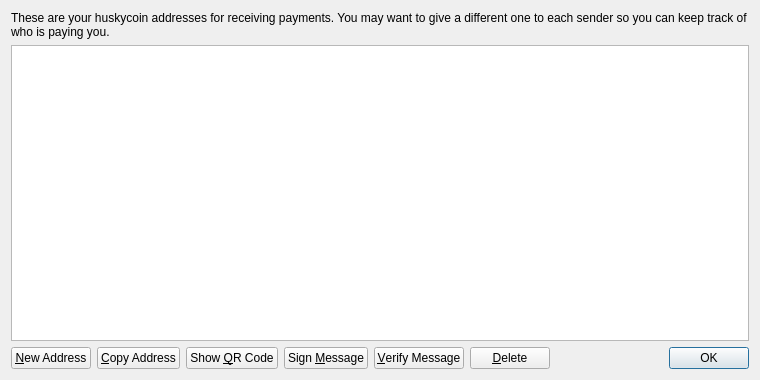
<?xml version="1.0" encoding="UTF-8"?>
<ui version="4.0">
 <class>AddressBookPage</class>
 <widget class="QWidget" name="AddressBookPage">
  <property name="geometry">
   <rect>
    <x>0</x>
    <y>0</y>
    <width>760</width>
    <height>380</height>
   </rect>
  </property>
  <property name="windowTitle">
   <string>Address Book</string>
  </property>
  <layout class="QVBoxLayout" name="verticalLayout">
   <item>
    <widget class="QLabel" name="labelExplanation">
     <property name="text">
      <string>These are your huskycoin addresses for receiving payments. You may want to give a different one to each sender so you can keep track of who is paying you.</string>
     </property>
     <property name="textFormat">
      <enum>Qt::PlainText</enum>
     </property>
     <property name="wordWrap">
      <bool>true</bool>
     </property>
    </widget>
   </item>
   <item>
    <widget class="QTableView" name="tableView">
     <property name="contextMenuPolicy">
      <enum>Qt::CustomContextMenu</enum>
     </property>
     <property name="toolTip">
      <string>Double-click to edit address or label</string>
     </property>
     <property name="tabKeyNavigation">
      <bool>false</bool>
     </property>
     <property name="alternatingRowColors">
      <bool>true</bool>
     </property>
     <property name="selectionMode">
      <enum>QAbstractItemView::SingleSelection</enum>
     </property>
     <property name="selectionBehavior">
      <enum>QAbstractItemView::SelectRows</enum>
     </property>
     <property name="sortingEnabled">
      <bool>true</bool>
     </property>
     <attribute name="verticalHeaderVisible">
      <bool>false</bool>
     </attribute>
    </widget>
   </item>
   <item>
    <layout class="QHBoxLayout" name="horizontalLayout">
     <item>
      <widget class="QPushButton" name="newAddressButton">
       <property name="toolTip">
        <string>Create a new address</string>
       </property>
       <property name="text">
        <string>&amp;New Address</string>
       </property>
       <property name="icon">
        <iconset resource="../bitcoin.qrc">
         <normaloff>:/icons/add</normaloff>:/icons/add</iconset>
       </property>
      </widget>
     </item>
     <item>
      <widget class="QPushButton" name="copyToClipboard">
       <property name="toolTip">
        <string>Copy the currently selected address to the system clipboard</string>
       </property>
       <property name="text">
        <string>&amp;Copy Address</string>
       </property>
       <property name="icon">
        <iconset resource="../bitcoin.qrc">
         <normaloff>:/icons/editcopy</normaloff>:/icons/editcopy</iconset>
       </property>
      </widget>
     </item>
     <item>
      <widget class="QPushButton" name="showQRCode">
       <property name="text">
        <string>Show &amp;QR Code</string>
       </property>
       <property name="icon">
        <iconset resource="../bitcoin.qrc">
         <normaloff>:/icons/qrcode</normaloff>:/icons/qrcode</iconset>
       </property>
      </widget>
     </item>
     <item>
      <widget class="QPushButton" name="signMessage">
       <property name="toolTip">
        <string>Sign a message to prove you own a huskycoin address</string>
       </property>
       <property name="text">
        <string>Sign &amp;Message</string>
       </property>
       <property name="icon">
        <iconset resource="../bitcoin.qrc">
         <normaloff>:/icons/edit</normaloff>:/icons/edit</iconset>
       </property>
      </widget>
     </item>
     <item>
      <widget class="QPushButton" name="verifyMessage">
       <property name="toolTip">
        <string>Verify a message to ensure it was signed with a specified huskycoin address</string>
       </property>
       <property name="text">
        <string>&amp;Verify Message</string>
       </property>
       <property name="icon">
        <iconset resource="../bitcoin.qrc">
         <normaloff>:/icons/transaction_0</normaloff>:/icons/transaction_0</iconset>
       </property>
      </widget>
     </item>
     <item>
      <widget class="QPushButton" name="deleteButton">
       <property name="toolTip">
        <string>Delete the currently selected address from the list</string>
       </property>
       <property name="text">
        <string>&amp;Delete</string>
       </property>
       <property name="icon">
        <iconset resource="../bitcoin.qrc">
         <normaloff>:/icons/remove</normaloff>:/icons/remove</iconset>
       </property>
      </widget>
     </item>
     <item>
      <spacer name="horizontalSpacer">
       <property name="orientation">
        <enum>Qt::Horizontal</enum>
       </property>
       <property name="sizeHint" stdset="0">
        <size>
         <width>40</width>
         <height>20</height>
        </size>
       </property>
      </spacer>
     </item>
     <item>
      <widget class="QDialogButtonBox" name="buttonBox">
       <property name="sizePolicy">
        <sizepolicy hsizetype="Maximum" vsizetype="Fixed">
         <horstretch>0</horstretch>
         <verstretch>0</verstretch>
        </sizepolicy>
       </property>
       <property name="standardButtons">
        <set>QDialogButtonBox::Ok</set>
       </property>
      </widget>
     </item>
    </layout>
   </item>
  </layout>
 </widget>
 <resources>
  <include location="../bitcoin.qrc"/>
 </resources>
 <connections/>
</ui>
